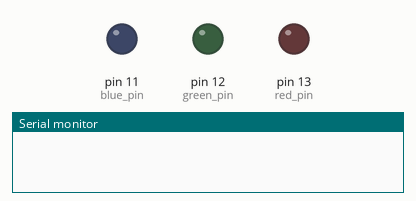
This sketch was run on a simulated Arduino Uno, built with avr-gcc and run on an emulated ATmega328P. On the bench: output pins drawn as LEDs (lit = HIGH), the last lines printed to the serial monitor. At 16.0 s the program stops and its outputs stay as they are.

Above: at 0.1 s.
At 3.1 s:
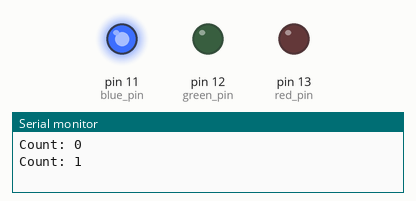
At 5.1 s:
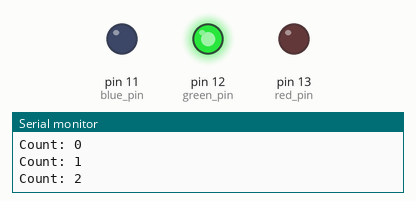
At 7.1 s:
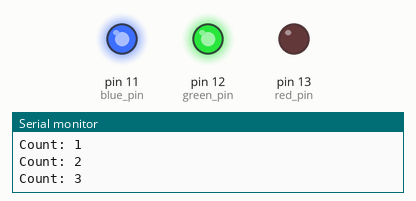
At 9.1 s:
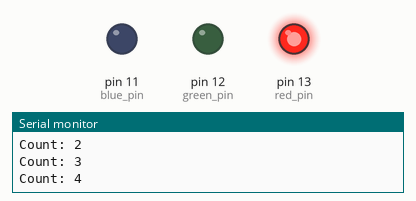
At 13.1 s:
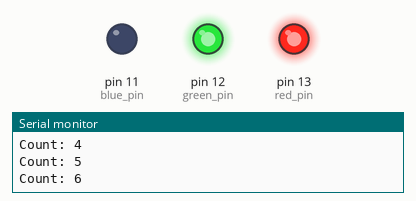
Timing chart, 0 to 17.5 s (numbered marks = the images above):
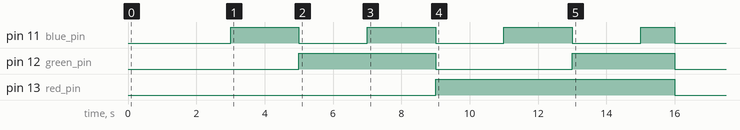

The sketch:

LED_Counter.ino
```cpp
// LED counter

int red_pin = 13;
int green_pin = 12;
int blue_pin = 11;
void setup()
{
  pinMode(red_pin, OUTPUT);
  pinMode(green_pin, OUTPUT);
  pinMode(blue_pin, OUTPUT);
  Serial.begin(9600);
}

void loop()
{
  for(int i=0;i<=7;i++)
  {
    if(i == 0)
    {
      delay(1000);
      digitalWrite(red_pin, LOW);
      digitalWrite(green_pin, LOW);
      digitalWrite(blue_pin, LOW);
      Serial.print("Count: ");
      Serial.println(i);
      delay(1000);
    }
    else if(i==1)
    {
      delay(1000);
      digitalWrite(red_pin, LOW);
      digitalWrite(green_pin, LOW);
      digitalWrite(blue_pin, HIGH);
      Serial.print("Count: ");
      Serial.println(i);
      delay(1000);
    }
    else if(i==2)
    {
      delay(1000);
      digitalWrite(red_pin, LOW);
      digitalWrite(green_pin, HIGH);
      digitalWrite(blue_pin, LOW);
      Serial.print("Count: ");
      Serial.println(i);
      delay(1000);
    }
    else if(i==3)
    {
      delay(1000);
      digitalWrite(red_pin, LOW);
      digitalWrite(green_pin, HIGH);
      digitalWrite(blue_pin, HIGH);
      Serial.print("Count: ");
      Serial.println(i);
      delay(1000);
    }
    else if(i==4)
    {
      delay(1000);
      digitalWrite(red_pin, HIGH);
      digitalWrite(green_pin, LOW);
      digitalWrite(blue_pin, LOW);
      Serial.print("Count: ");
      Serial.println(i);
      delay(1000);
    }
    else if(i==5)
    {
      delay(1000);
      digitalWrite(red_pin, HIGH);
      digitalWrite(green_pin, LOW);
      digitalWrite(blue_pin, HIGH);
      Serial.print("Count: ");
      Serial.println(i);
      delay(1000);
    }
    else if(i==6)
    {
      delay(1000);
      digitalWrite(red_pin, HIGH);
      digitalWrite(green_pin, HIGH);
      digitalWrite(blue_pin, LOW);
      Serial.print("Count: ");
      Serial.println(i);
      delay(1000);
    }
    else
    {
      delay(1000);
      digitalWrite(red_pin, HIGH);
      digitalWrite(green_pin, HIGH);
      digitalWrite(blue_pin, HIGH);
      Serial.print("Count: ");
      Serial.println(i);
      delay(1000);
    }
  }
  digitalWrite(red_pin, LOW);
  digitalWrite(green_pin, LOW);
  digitalWrite(blue_pin, LOW);
  while(true){}
}
```

Measured:
- by itself, pin 11 (blue_pin): goes 3 × (HIGH 2.0 s, LOW 2.0 s), HIGH 1.0 s, then LOW
- by itself, pin 12 (green_pin): LOW → HIGH at 5.0 s, → LOW 4.0 s later, → HIGH 4.0 s later, → LOW 3.0 s later
- by itself, pin 13 (red_pin): LOW → HIGH at 9.0 s, → LOW 7.0 s later
